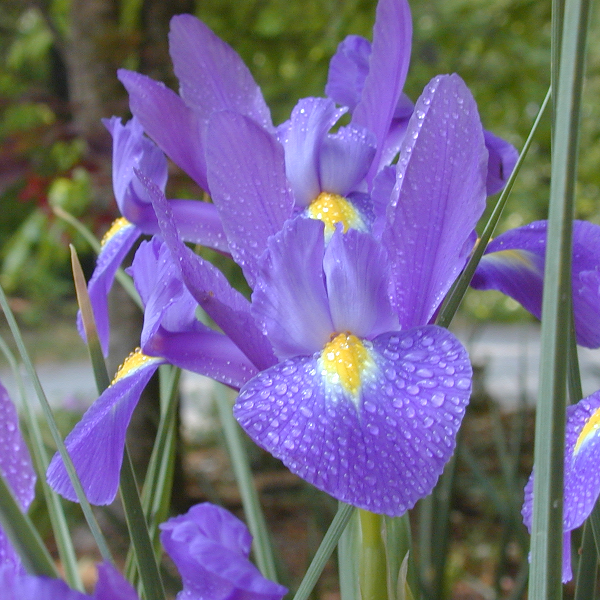
#> input picture 作业/iris-Na.tif, 600 x 600 px
$ python '第六题.py'   (older library calls are emulated)
#> lines starting #> are read from the running program, lines starting #| are printed output that depends on the picture
#> in show, img is the input picture: shape (600, 600, 3); mean B, G, R 137, 105.9, 115.1
import cv2
import numpy as np
import matplotlib.pyplot as plt


def roberts(img):
    kernelx = np.array([[-1, 0], [0, 1]], dtype=int)
    kernely = np.array([[0, -1], [1, 0]], dtype=int)
    x = cv2.filter2D(img, cv2.CV_16S, kernelx)
    y = cv2.filter2D(img, cv2.CV_16S, kernely)
    # 转uint8
    absX = cv2.convertScaleAbs(x)
    absY = cv2.convertScaleAbs(y)
    Roberts = cv2.addWeighted(absX, 0.5, absY, 0.5, 0)
    return Roberts

def prewitt(img):
    kernelx = np.array([[1, 1, 1], [0, 0, 0], [-1, -1, -1]], dtype=int)
    kernely = np.array([[-1, 0, 1], [-1, 0, 1], [-1, 0, 1]], dtype=int)
    x = cv2.filter2D(img, cv2.CV_16S, kernelx)
    y = cv2.filter2D(img, cv2.CV_16S, kernely)
    # 转uint8
    absX = cv2.convertScaleAbs(x)
    absY = cv2.convertScaleAbs(y)
    Prewitt = cv2.addWeighted(absX, 0.5, absY, 0.5, 0)
    return Prewitt


def sobel(img):
    x = cv2.Sobel(img, cv2.CV_16S, 1, 0)  # 对x求一阶导
    y = cv2.Sobel(img, cv2.CV_16S, 0, 1)  # 对y求一阶导
    absX = cv2.convertScaleAbs(x)
    absY = cv2.convertScaleAbs(y)
    Sobel = cv2.addWeighted(absX, 0.5, absY, 0.5, 0)
    return Sobel


def laplacian(img):
    dst = cv2.Laplacian(img, cv2.CV_16S, ksize=3)
    Laplacian = cv2.convertScaleAbs(dst)
    return Laplacian


def canny(img):
    Canny = cv2.Canny(img, 50, 150)
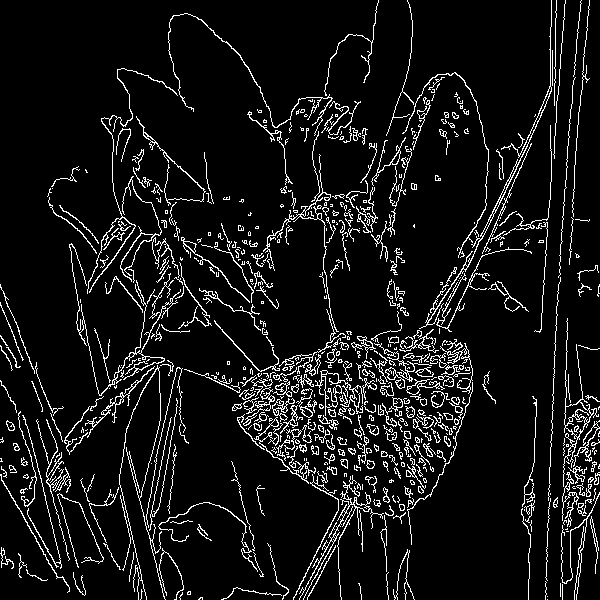
#> Canny: shape (600, 600); 8.2% white in thin lines or dots
    return Canny

def show(fname):
    if fname != 'road-SAR.png':
        img = cv2.imread(fname, cv2.COLOR_BGR2RGB)
        img = cv2.cvtColor(img, cv2.COLOR_RGB2GRAY)
    else:
        img = cv2.imread(fname, cv2.COLOR_BGR2GRAY)

    img_roberts = roberts(img)
    img_prewitt = prewitt(img)
    img_sobel = sobel(img)
    img_laplacian = laplacian(img)
    img_canny = canny(img)

    plt.figure(num= fname)
    plt.subplot(231)
    plt.title('original')
    plt.imshow(img, 'gray')

    plt.subplot(232)
    plt.title('roberts')
    plt.imshow(img_roberts, 'gray')

    plt.subplot(233)
    plt.title('prewitt')
    plt.imshow(img_prewitt, 'gray')

    plt.subplot(234)
    plt.title('sobel')
    plt.imshow(img_sobel, 'gray')

    plt.subplot(235)
    plt.title('laplacian')
    plt.imshow(img_laplacian, 'gray')

    plt.subplot(236)
    plt.title('canny')
    plt.imshow(img_canny, 'gray')
    plt.show()

if __name__ == '__main__':
    show('iris-Na.tif')
    show('bridge-RS.jpg')
#> call 2 of show, with fname = 'bridge-RS.jpg'
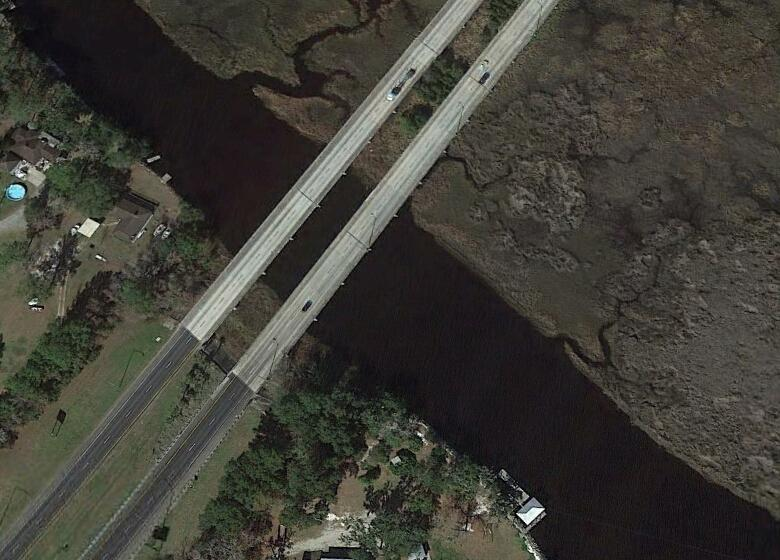
#> input picture 作业/bridge-RS.jpg, 780 x 560 px
#> in show, img is the input picture: shape (560, 780, 3); mean B, G, R 54.7, 61.8, 63.2
#> in laplacian (call 2), `Laplacian = cv2.convertScaleAbs(dst)`:
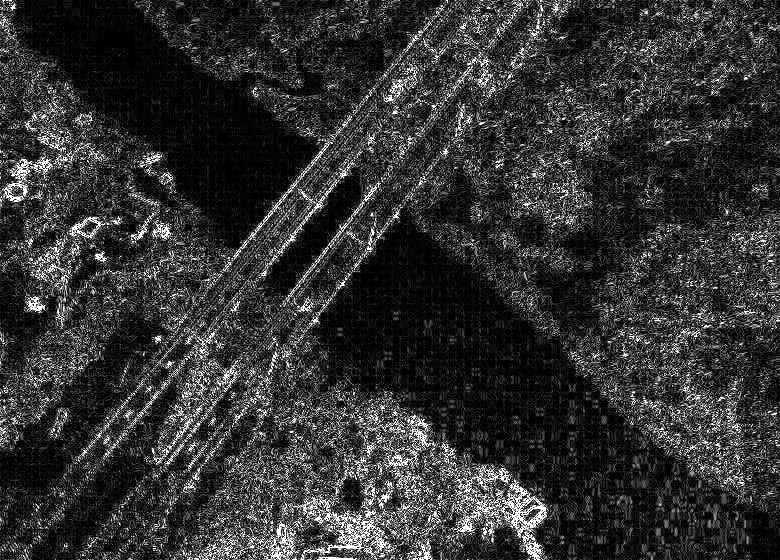
#> Laplacian: shape (560, 780); min 0, max 255, mean 50.6
#> in canny (call 2), `Canny = cv2.Canny(img, 50, 150)`:
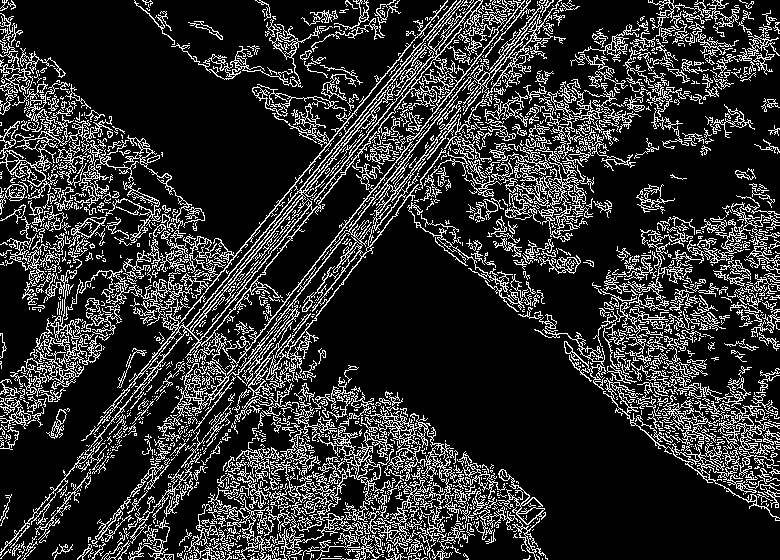
#> Canny: shape (560, 780); 18.7% white in thin lines or dots
    show('road-SAR.png')
#> call 3 of show, with fname = 'road-SAR.png'
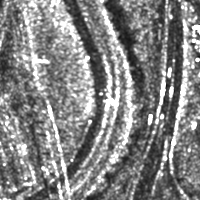
#> input picture 作业/road-SAR.png, 200 x 200 px
#> in show, img is the input picture: shape (200, 200); min 19, max 255, mean 131.7
#> in roberts (call 3), `y = cv2.filter2D(img, cv2.CV_16S, kernely)`:
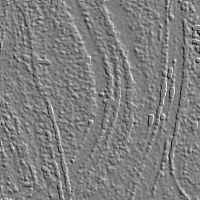
#> y: shape (200, 200) int16; min -206, max 207, mean -0.1; drawn with min black and max white
#> in roberts (call 3), `Roberts = cv2.addWeighted(absX, 0.5, absY, 0.5, 0)`:
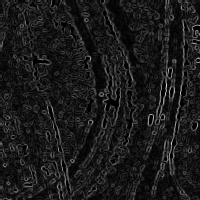
#> Roberts: shape (200, 200); min 0, max 216, mean 26.4
